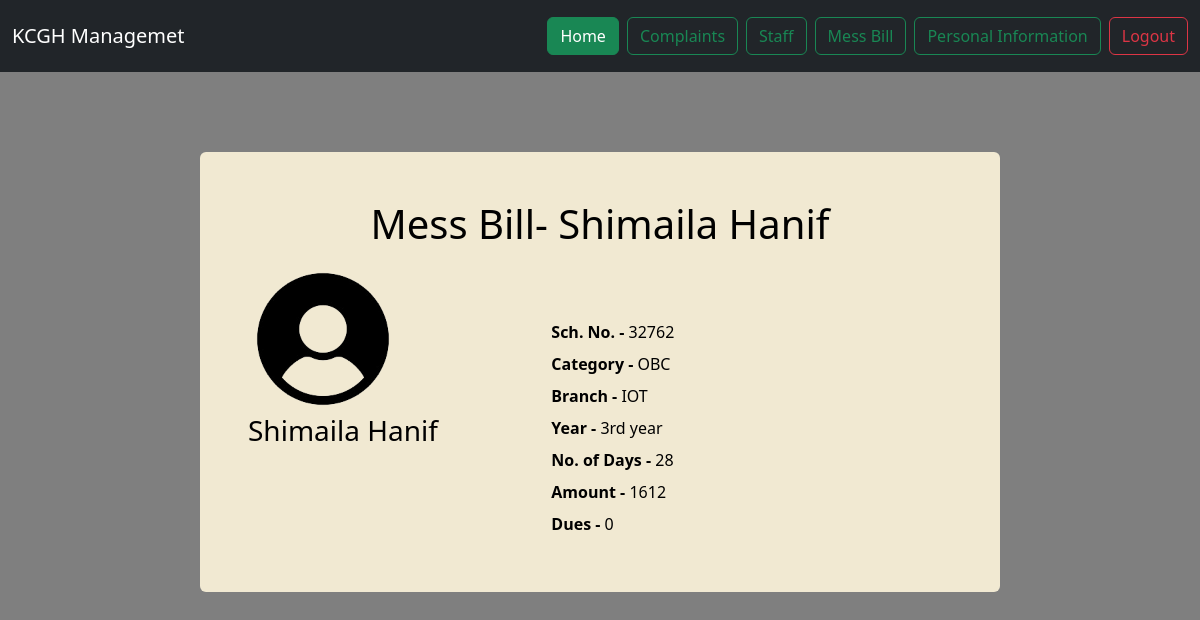
Screenshot of /messbill (signed in) with the database file from the repository.
### mess/models.py (models this page shows, shortened)
class MessBill (models.Model):
    user = models.ForeignKey(User, on_delete=models.CASCADE, null=True, blank=True)
    s_no = models.IntegerField()
    name = models.CharField(max_length=50)
    sch_no = models.IntegerField()
    category = models.CharField(max_length=15)
    branch = models.CharField(max_length=15)
    year = models.IntegerField()
    number_of_days = models.IntegerField(default=10)
    total_amount = models.IntegerField()
    dues = models.IntegerField(default= 0)

### mess/views.py (the view)
# urls.py: path("messbill", views.messbill, name="messbill"),
@login_required
def messbill(request):
    mess_bill = MessBill.objects.filter(user=request.user).first()
    return render(request, "messbill.html", {'mess_bill': mess_bill, 'user': request.user})

### mess/templates/messBill.html (shortened to what this page needs)
{% extends "base.html" %}
{% load static%}
{% block body %}
{% include "components/navbar.html" %}
<div class="d-flex justify-content-center align-items-start" style="height: 80vh; margin-top: 80px;">
    <div class="container text-white p-5 rounded"
        style="background: #f1e9d2; color: black !important; max-width: 800px;">
        <h1 class="text-center" style="color: black;">Mess Bill- {{mess_bill.name}}</h1>
        <div class="row mt-3">
            <div class="col-md-5 ">
                <img src="/static/images/images-removebg-preview.png " class="p-0 m-0 " alt="Logo"
                    style="height: 150px; align-items: center;">
                <h3>{{mess_bill.name}}</h3>
            </div>
            <div class="col-md-7 mt-5 align-items-center">
                <div class="my-2">
                    <strong>Sch. No. - </strong>
                    <p class="d-inline">{{mess_bill.sch_no}}</p>
                </div>
                <div class="my-2">
                    <strong>Category - </strong>
                    <p class="d-inline">{{mess_bill.category}}</p>
                </div>
                <div class="my-2">
                    <strong>Branch - </strong>
                    <p class="d-inline">{{mess_bill.branch}}</p>
                </div>
                <div class="my-2">
                    <strong>Year - </strong>
                    <p class="d-inline">{{mess_bill.year}}rd year</p>
                </div>
                <div class="my-2">
                    <strong>No. of Days - </strong>
                    <p class="d-inline">{{mess_bill.number_of_days}}</p>
                </div>
                <div class="my-2">
                    <strong>Amount - </strong>
                    <p class="d-inline">{{mess_bill.total_amount}}</p>
                </div>
                <div class="my-2">
                    <strong>Dues - </strong>
                    <p class="d-inline">{{mess_bill.dues}}</p>
                </div>
            </div>
        </div>
    </div>
</div>
{% endblock %}

### rows the page displays
MessBill: name "Shimaila Hanif", sch_no "32762", category "OBC", branch "IOT", year "3", number_of_days "28", total_amount "1612", dues "0"
